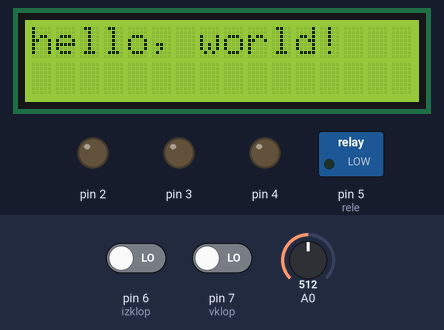
A sketch run on a simulated Arduino Uno, built with avr-gcc and run on an emulated ATmega328P. Parts: 16×2 character LCD, switched loads named in the sketch (green lamp = pin HIGH), output pins drawn as LEDs (lit = HIGH). Inputs (shaded band) come from the test bench; at power-on: pin 7 (vklop) LOW, A0 = 512, pin 6 (izklop) LOW. What the sketch prints to the serial monitor is not drawn.

Above: at 1.2 s.
1.3 s: pin 7 (vklop) driven HIGH
At 2.1 s:
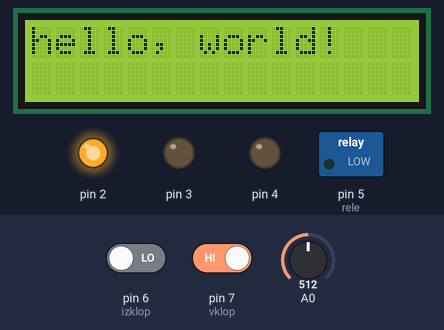
4.3 s: A0 set to 465
At 5.3 s:
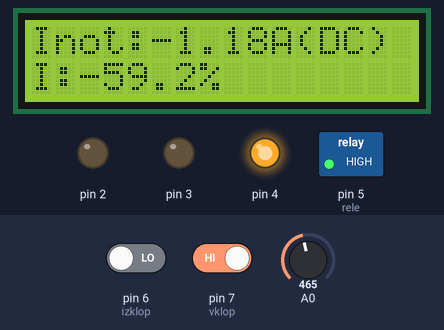
5.9 s: A0 set to 453
At 6.9 s:
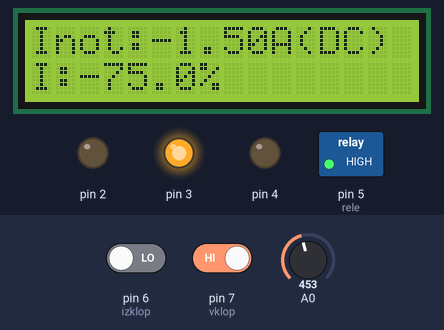
7.6 s: A0 set to 122
At 8.5 s:
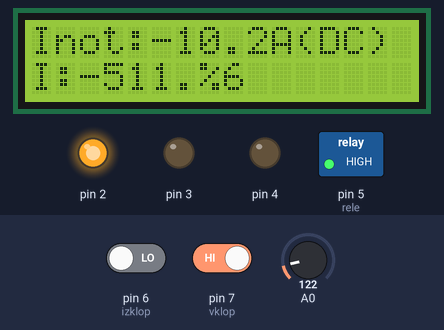
9.2 s: pin 7 (vklop) driven LOW
At 9.9 s:
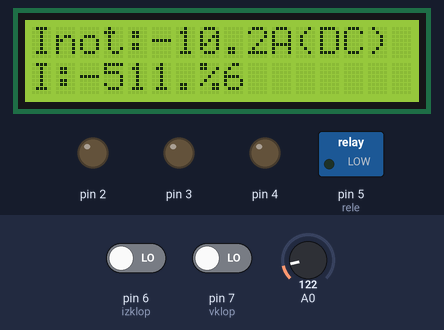
10.8 s: pin 7 (vklop) driven HIGH
At 11.1 s:
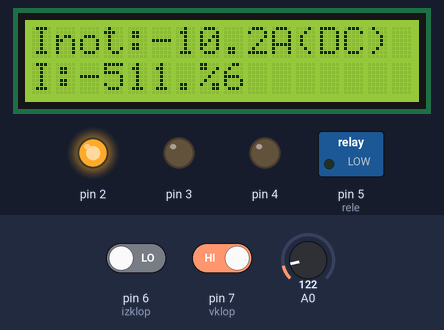
Timing chart, 0 to 14.8 s (numbered marks = the images above; inputs shaded):
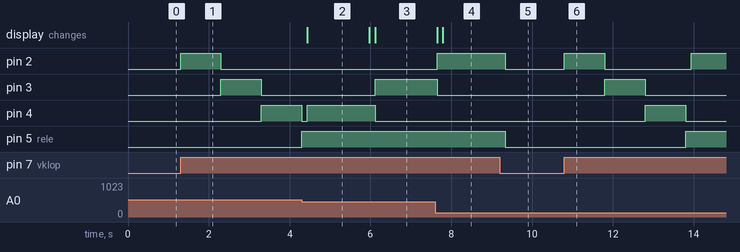

The sketch:

HelloWorld.ino
```cpp
// include the library code:
#include <LiquidCrystal.h>

bool stanjereleja = 0;
float tokovni_senzor = 0;
char buffer[40];
bool proces = 0;
int numb_procesa = 0;

// initialize the library by associating any needed LCD interface pin
// with the arduino pin number it is connected to
const int rs = 13, en = 12, d4 = 11, d5 = 10, d6 = 9, d7 = 8;
LiquidCrystal lcd(rs, en, d4, d5, d6, d7);

void setup() {
   Serial.begin(9600);
  // set up the LCD's number of columns and rows:
  lcd.begin(16, 2);
  // Print a message to the LCD.
  lcd.print("hello, world!");

  pinMode(A0, INPUT);
  for (int i = 0; i<14; i++){
    pinMode(i, OUTPUT);
  }
  pinMode(7, INPUT);
  pinMode(6, INPUT);


}
int vklop = 7;
int rele = 5;
int izklop = 6;
float procenti = 0;

void loop() {

  //Serial.println(analogRead(A0));

  if ( digitalRead(vklop) == HIGH){

    proces = 1;
  }
  else if ( digitalRead(izklop) == HIGH){
    digitalWrite(rele, LOW);
      proces = 0;
      numb_procesa = 0;
       digitalWrite(4, LOW);
    digitalWrite(3, LOW);
    digitalWrite(2, LOW);
  }
  else if ((procenti * procenti) > 100*100){
    digitalWrite(rele, LOW);
      proces = 0;
      numb_procesa = 0;
       digitalWrite(4, LOW);
    digitalWrite(3, LOW);
    digitalWrite(2, LOW);
  }
 if ((proces == 1) && (numb_procesa < 1)){

   digitalWrite(2, HIGH);
    digitalWrite(3, LOW);
    digitalWrite(4, LOW);
    delay (1000);
     digitalWrite(2, LOW);
    digitalWrite(3, HIGH);
    digitalWrite(4, LOW);
    delay(1000);
     digitalWrite(2, LOW);
    digitalWrite(3, LOW);
    digitalWrite(4, HIGH);
    delay(1000);
     digitalWrite(2, LOW);
    digitalWrite(3, LOW);
    digitalWrite(4, LOW);

  float average = 0;
 digitalWrite(rele, HIGH);
  numb_procesa +=1;
 }
 else if ((proces == 1) && (numb_procesa > 0)){

  float average = 0;
 for(int i = 0; i < 1000; i++) {
     average = average + (.0264 * analogRead(A0) -13.46);//for the 5A mode,

 }
 float currentVal = average/1000;
 float procenti = ((currentVal)/2) *100;
 Serial.print("Current :");
 Serial.print(currentVal);
 Serial.println("A");

  lcd.setCursor(0, 0);
  lcd.print("Inot:");
  lcd.setCursor(5, 0);
  lcd.print(currentVal);
  lcd.setCursor(10, 0);
  lcd.print("A(DC)");

  lcd.setCursor(0, 1);
  lcd.print("I:");
  lcd.setCursor(2, 1);
  lcd.print(procenti);
  lcd.setCursor(7, 1);
  lcd.print("%");

  if ((procenti*procenti > 100*100) && ( digitalRead(vklop) != HIGH)) {
    digitalWrite(rele, LOW);
      proces = 0;
      numb_procesa = 0;
    digitalWrite(4, LOW);
    digitalWrite(3, LOW);
    digitalWrite(2, LOW);
  }
  else if(procenti*procenti > 90*90){
    digitalWrite(2, HIGH);
    digitalWrite(3, LOW);
    digitalWrite(4, LOW);
  }
  else if  (procenti*procenti > 75*75){
    digitalWrite(3, HIGH);
    digitalWrite(2, LOW);
    digitalWrite(4, LOW);
  }else{

    digitalWrite(4, HIGH);
    digitalWrite(3, LOW);
    digitalWrite(2, LOW);

  }

 }
}
```

Measured:
- the behaviour switches between 454 and 453 on A0 (found by bisection; images 2 and 3)
- after the input at 1.3 s, pin 2: LOW → HIGH at once, → LOW 1.0 s later; pin 3: LOW → HIGH after 1.0 s, → LOW 1.0 s later; pin 4: LOW → HIGH after 2.0 s
- after the input at 4.3 s, the display: changes after 0.14 s (image 2)
- after the input at 5.9 s, pin 3: LOW → HIGH after 0.21 s; pin 4: HIGH → LOW after 0.21 s; the display: first changes after 0.08 s (image 3 shows a later state)
- after the input at 7.6 s, pin 2: LOW → HIGH after 0.05 s; pin 3: HIGH → LOW after 0.05 s; the display: first changes after 0.05 s (image 4 shows a later state)
- after the input at 9.2 s, pin 2, pin 5 (rele): HIGH → LOW after 0.13 s
- after the input at 10.8 s, pin 2: LOW → HIGH at once, → LOW 1.0 s later, → HIGH 2.1 s later; pin 3: LOW → HIGH after 1.0 s, → LOW 1.0 s later; pin 4: LOW → HIGH after 2.0 s, → LOW 1.0 s later; pin 5 (rele): LOW → HIGH after 3.0 s
